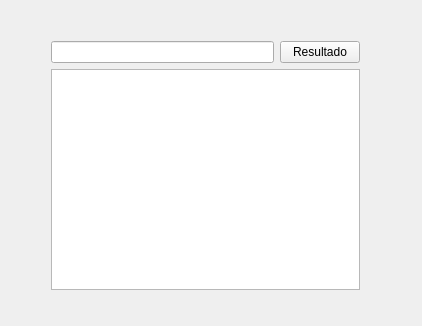
<?xml version="1.0" encoding="UTF-8"?>
<ui version="4.0">
 <class>Widget</class>
 <widget class="QWidget" name="Widget">
  <property name="geometry">
   <rect>
    <x>0</x>
    <y>0</y>
    <width>422</width>
    <height>326</height>
   </rect>
  </property>
  <property name="windowTitle">
   <string>Widget</string>
  </property>
  <widget class="QWidget" name="layoutWidget">
   <property name="geometry">
    <rect>
     <x>40</x>
     <y>30</y>
     <width>331</width>
     <height>271</height>
    </rect>
   </property>
   <layout class="QVBoxLayout" name="verticalLayout_2">
    <item>
     <layout class="QHBoxLayout" name="horizontalLayout">
      <item>
       <widget class="QLineEdit" name="lineEdit"/>
      </item>
      <item>
       <widget class="QPushButton" name="pushButton">
        <property name="text">
         <string>Resultado</string>
        </property>
       </widget>
      </item>
     </layout>
    </item>
    <item>
     <widget class="QTextEdit" name="textEdit"/>
    </item>
   </layout>
  </widget>
 </widget>
 <layoutdefault spacing="6" margin="11"/>
 <resources/>
 <connections/>
</ui>
